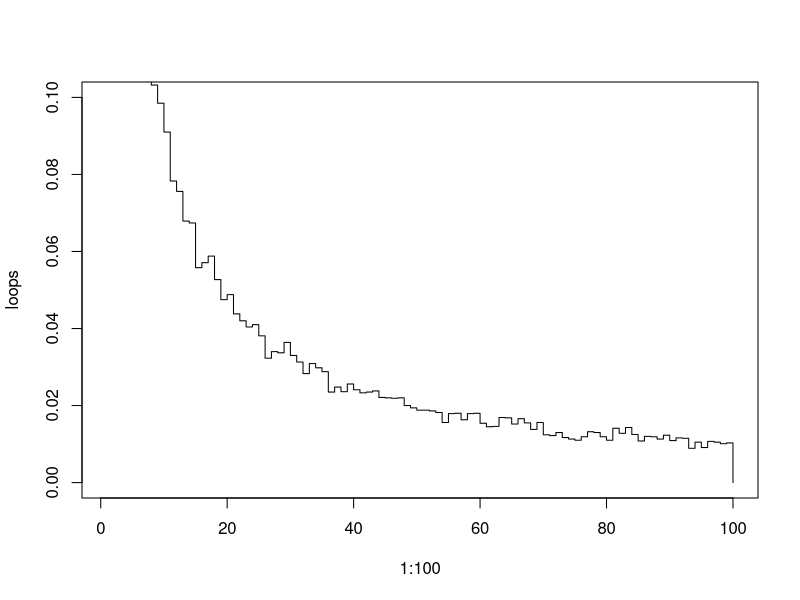

Recreate this plot in R.
#,,Yeshwanth Zagabathuni s2319494
#https://github.com/jackclennon/statsProgrammingAssignment2/ 
#Contributions:  
start.time <- Sys.time()      
#The Prisioners problem is carried out as follows:

#The p() function does the simulation of the events based on the strategy of choosing
#We may loop over it 'nreps' number if times
p <- function(n, k, strategy, shuffledboxes) {  
#Strategies 1 and 2 are quite similar compared to Strategy 3 and hence, we deal them in this block
#Strategy 3 is dealt at the else block
  if (strategy < 3) {  
    if (strategy==1) {        #As Strategy 1 says, we start with the Box with the Prisoner's number on it
      box_to_open <- shuffledboxes[k] #Thus, shuffledboxes[k]
    } else if (strategy==2) { #As Strategy 2 says, we need to start with a random numbered box 
      box_to_open <- shuffledboxes[sample(1:(2*n), 1)] #Thus we use sample() to generate a random Prison number
    }
    attempts <- 0             #attempts is initialized to 0 and will be incremented on each term
    
    #Now we simulate the Prisoner checking boxes for atmost 'n' attempts using the while() loop  
    #The loop terminates if box_to_open= k or in simple terms when the the box contains the card with the Prisoner's number(k) 
    while (box_to_open != k) {
      if (attempts == n) {    #If attempts=n, the Prisoner ran out of attempts 
        return(0)             #Thus we return 0 
      }
      box_to_open <- shuffledboxes[box_to_open] #We store the next Card number to check
      attempts <- attempts + 1                  #'attempts' is incremented by 1 and is an indication of "1 turn completed"
    }
    return(1)
  } else {           #Strategy 3 is to open 'n' random boxes and check them one by one
    choices <- shuffledboxes[sample(1:(2*n))][1:n]  #Randomly picking 'n' boxes is simulated using sample()
    for (box_to_open in choices) {                  #Every box is checked by the prisoner and this is simulated using for() loop
      if (box_to_open == k) {                       #If he Prisoner found his number in any of those boxes, it is a success
        return(1)                                   #And thus, 1 is returned
      }
    }
  }
  0      #If we reached this line, then that means that the Prisoner couldn't find his number in 'n' attempts
         #Thus, we return 0
}
pone <- function(n, k, strategy, nreps=10000) { 
#The pone() function estimates the probability of each prisioner finding his number.
#The parameters are: 
# 'n' - the maximum number of attempts a Prisoner gets to find his number                                                                   
# 'k' - The Prisoner's Number                                                                
#'strategy' - which is either 1 or 2 or 3                                                                 
#'nreps' - The number of simulations to run to estimate Probability (ideally 10000)
#And also note that '2n' refers to the number of Prisons 
  
  N <- 2*n          #We assign the value 2*n to the variable 'N' for easier understandability as we code further
  prisoners <- 1:N  #The 'prisioners' vector is assigned with the Prison numbers from 1 to 'N'
  nSuccesses <- 0   #The 'nSuccesses' variable counts the number of successes in a simulation that is done 'nreps' number of times.
                    #This variable is initialized to 0
#Now we run our simulation 'nreps' number of times using the p() function
#Based on the outcome of each simulation, either 1 or 0 will be added to nSuccesses
#If 1 is returned by p(), that means the Prisoner found his number inside 'n' attempts
#If 0 is returned by p(), that means the Prisoner did not find his number inside 'n' attempts
  for (rep in 1:nreps) {  
    shuffledboxes <- sample(prisoners)  #The numbers in the 'prisoners' vector are re-arranged in random order and assigned to 'shuffledboxes' 
    nSuccesses <- nSuccesses+p(n, k, strategy, shuffledboxes) #Now the p() function does the simulation and returns 0 or 1 as discussed above 
  }
  nSuccesses/nreps  #After 'nreps' number of simulations, we now know how many times the Prisoner 'k' suceeded 
                    #Hence the Probability is computed as: Number of Successes/ Total Number of Simulations 
}


pall <- function(n, strategy, nreps=10000) {
#The pall() function estimates the probability of all prisoners going free
#It takes 3 parameters:
# 'n' - the maximum number of attempts a Prisoner gets to find his number  
#'strategy' - which is either 1 or 2 or 3
#'nreps' - The number of simulations to run to estimate Probability (ideally 10000)

  N <- 2*n            #We assign the value 2*n to the variable 'N' for easier understandability 
  prisoners <- c(1:N) #The 'prisioners' vector is assigned with the Prison numbers from 1 to 'N'
  nSuccesses <- 0     #The 'nSuccesses' variable counts the number of successes in a simulation that is done 'nreps' number of times.
                      #This variable is initialized to 0
  
  for (rep in 1:nreps) {
    shuffle<-sample(1:N)  #The Prison numbers from 1 to N are shuffled at random using sample() and assigned to 'shuffle'
    tally<-lapply(prisoners,function(x) p(n,x,strategy,shuffle))#
    if (sum(unlist(tally))==N){
      nSuccesses<-nSuccesses+1  #If all Prisoners suceed in finding their number, it is a success
                                #Thus 'nSuccesses' is incremented by 1
    }
  }
  nSuccesses/nreps  #After 'nreps' number of simulations, we now know how many times all Prioners succeeded 
                    #Hence the Probability is computed as: Number of Successes/ Total Number of Simulations 
}

#Our next step would be call the pone() function on all 3 strategies and for given values of 'n'
#n=5, k=1 and strategy = i (i=1,2,3)
#Next we do the same with n=50
#n=50, k=1 and strategy = i (i=1,2,3)
#The 6 results obtained are better illustrated in a matrix where each row represents results of ith strategy 
#The first column is the set of results for n=5 while the second is for n=50                 
PoneExample<-matrix(c(pone(5, 1, 1), pone(5, 1, 2), pone(5, 1, 3), pone(50, 1, 1), pone(50, 1, 2), pone(50, 1, 3)), 3, 2)
colnames(PoneExample)<-c("n=5","n=50")
rownames(PoneExample)<-c("Strategy1","Strategy2","Strategy3")

#Our next step would be call the pall() function on all 3 strategies and for given values of 'n'
#n=5, k=1 and strategy = i (i=1,2,3)
#Next we do the same with n=50
#n=50, k=1 and strategy = i (i=1,2,3)
#The 6 results obtained are illustrated in the matrix just like how we did for pone() 
#Once again, each row represents results of ith strategy 
#The first column is the set of results for n=5 while the second is for n=50         
PallExample<-matrix(c(pall(5, 1), pall(5, 2), pall(5, 3), pall(50, 1), pall(50, 2), pall(50, 3)), 3, 2)
colnames(PallExample)<-c("n=5","n=50") #Each column carries results for n=5, n=50 respectively and thus are labelled 'n=5' and 'n=50'
rownames(PallExample)<-c("Strategy1","Strategy2","Strategy3") #Each row corresponds to Strategy i (i=1,2,3)
print(PoneExample)     #This line prints the PoneExample matrix
print(PallExample)     #This line prints the PallExample matrix

#What was surprising about the results?

#Strategies 1 and 2 were very interesting comparisons! 
#We were curious as to how Strategy 1 was the most efficient and had the highest success Probability in both cases.
#We were especially amazed on how the success rate of Strategy 2 was lower compared to Strategy 1 considering that
#the only difference was that we began with a Random box, compared to starting with a box with the Prisoner's number 
#on it, as done in Strategy 1. The starting box made a difference! 
#Strategy 3 for 1 Prisoner had really high Success rate and came close to matching Strategy 1. But as the
#number of prisoners increased (n=5 and then n=50), it only got worse and was eventually rendered least efficient. 
                  
                  


dloop <- function(n, nreps=10000) { #Now we write the dloop() function to estimate the probability of each loop from 1 to 2n
                                    #occuring atleast once in a random shuffling of cards to boxes
  N <- 2*n               #We assign the value 2*n to the variable 'N' for easier understandability            
  prisoners <- c(1:N)    #The 'prisioners' vector is assigned with the Prison numbers from 1 to 'N'
  loops <- rep(0, N)     #We make a loops vector of length N and initialize it with 0s using rep() 
  for (rep in 1:nreps) { #We perform the simulation 'nreps' number of times
    shuffle<-sample(1:N) #The Prison numbers from 1 to N are shuffled at random using sample() and assigned to 'shuffle'
    tally<-lapply(prisoners,function(x) d(n,x,shuffle)) #
    tally <- unique(tally) #unique() helps to filter duplicates and thus update the count-storage vector, loops[]
    for (t in tally) {
      loops[t] <- loops[t] + 1 #This step keeps updating the counter vector, loops[] on every simulation 
    }
  }
  loops <- loops/nreps  
  #Here we apply the law of probability p(c)=1-p(c')
  #c = "probability of each loop from 1 to 2n occuring "atleast once" in a random shuffling of cards to boxes"
  #c' = "probability of each loop from 1 to 2n "not occuring" in a random shuffling of cards to boxes"
  #Thus we print, '1-sum(loops[n:N])'
  print(1-sum(loops[n:N]))
  plot(1:100, loops, ylim=c(0,0.1),type='s') #Now let's visualize with a Staircase plot
}

d <- function(n, k, shuffledboxes) {
  box_to_open <- shuffledboxes[k] #The first box we open as in Strategy 1
  attempts <- 0              #'attempts' is initialized to 0 and will be incremented on each term
  while (box_to_open != k) { #The loop terminates if box_to_open= k or in simple terms when the the box contains the card with the Prisoner's number(k) 
    box_to_open <- shuffledboxes[box_to_open] #We store the next Card number to check
    attempts <- attempts + 1   #'attempts' is incremented by 1 and is an indication of "1 turn completed"
  }
  return(attempts)             #Returns number of attempts or length of the loop.
}

dloop(50)  #Now we run dloop() function with n=50

end.time <- Sys.time()
time.taken <- round(end.time - start.time,2)
time.taken
